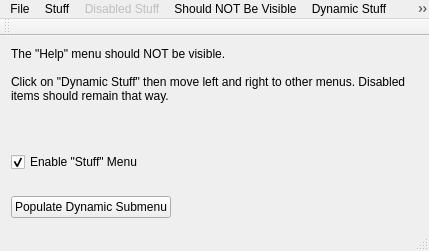
<?xml version="1.0" encoding="UTF-8"?>
<ui version="4.0">
 <class>MainWindow</class>
 <widget class="QMainWindow" name="MainWindow">
  <property name="geometry">
   <rect>
    <x>0</x>
    <y>0</y>
    <width>429</width>
    <height>251</height>
   </rect>
  </property>
  <property name="windowTitle">
   <string>MainWindow</string>
  </property>
  <widget class="QWidget" name="centralWidget">
   <layout class="QVBoxLayout" name="verticalLayout_2">
    <item>
     <layout class="QVBoxLayout" name="verticalLayout">
      <property name="spacing">
       <number>24</number>
      </property>
      <item>
       <widget class="QLabel" name="label">
        <property name="text">
         <string>The &quot;Help&quot; menu should NOT be visible.

Click on &quot;Dynamic Stuff&quot; then move left and right to other menus. Disabled items should remain that way.</string>
        </property>
        <property name="scaledContents">
         <bool>false</bool>
        </property>
        <property name="alignment">
         <set>Qt::AlignLeading|Qt::AlignLeft|Qt::AlignTop</set>
        </property>
        <property name="wordWrap">
         <bool>true</bool>
        </property>
       </widget>
      </item>
      <item>
       <widget class="QCheckBox" name="checkBox">
        <property name="text">
         <string>Enable &quot;Stuff&quot; Menu</string>
        </property>
        <property name="checked">
         <bool>true</bool>
        </property>
       </widget>
      </item>
      <item>
       <widget class="QPushButton" name="pushButton">
        <property name="sizePolicy">
         <sizepolicy hsizetype="Maximum" vsizetype="Fixed">
          <horstretch>0</horstretch>
          <verstretch>0</verstretch>
         </sizepolicy>
        </property>
        <property name="text">
         <string>Populate Dynamic Submenu</string>
        </property>
       </widget>
      </item>
     </layout>
    </item>
   </layout>
  </widget>
  <widget class="QMenuBar" name="menuBar">
   <property name="geometry">
    <rect>
     <x>0</x>
     <y>0</y>
     <width>429</width>
     <height>22</height>
    </rect>
   </property>
   <widget class="QMenu" name="menuStuff">
    <property name="title">
     <string>Stuff</string>
    </property>
    <widget class="QMenu" name="menuSubmenu">
     <property name="title">
      <string>Submenu</string>
     </property>
     <widget class="QMenu" name="menuMore_Submenu_2">
      <property name="title">
       <string>More Submenu</string>
      </property>
      <addaction name="actionMOARH"/>
     </widget>
     <addaction name="actionWith_More_Stuff"/>
     <addaction name="menuMore_Submenu_2"/>
    </widget>
    <widget class="QMenu" name="menuDisabled_Submenu">
     <property name="enabled">
      <bool>false</bool>
     </property>
     <property name="title">
      <string>Disabled Submenu</string>
     </property>
     <widget class="QMenu" name="menuMore_Submenu">
      <property name="title">
       <string>More Submenu</string>
      </property>
      <addaction name="actionShould_be_Disabled_Too"/>
     </widget>
     <addaction name="actionShould_be_Disabled"/>
     <addaction name="menuMore_Submenu"/>
    </widget>
    <addaction name="actionItem"/>
    <addaction name="menuSubmenu"/>
    <addaction name="actionDisabled_Item"/>
    <addaction name="menuDisabled_Submenu"/>
   </widget>
   <widget class="QMenu" name="menuDisabled_Stuff">
    <property name="enabled">
     <bool>false</bool>
    </property>
    <property name="title">
     <string>Disabled Stuff</string>
    </property>
    <widget class="QMenu" name="menuSubmenu_2">
     <property name="title">
      <string>Disabled Submenu</string>
     </property>
     <widget class="QMenu" name="menuSubsubmenu">
      <property name="title">
       <string>Disabled Subsubmenu</string>
      </property>
      <addaction name="actionWith_its_own_Stuff"/>
     </widget>
     <addaction name="actionMore_Disabled_Stuff"/>
     <addaction name="menuSubsubmenu"/>
    </widget>
    <addaction name="actionItem_2"/>
    <addaction name="menuSubmenu_2"/>
   </widget>
   <widget class="QMenu" name="menuShould_NOT_Be_Visible">
    <property name="title">
     <string>Should NOT Be Visible</string>
    </property>
    <addaction name="actionAbout"/>
   </widget>
   <widget class="QMenu" name="menuHelp">
    <property name="title">
     <string>Help</string>
    </property>
    <addaction name="actionAbout_Qt"/>
   </widget>
   <widget class="QMenu" name="menuDynamic_Stuff">
    <property name="title">
     <string>Dynamic Stuff</string>
    </property>
    <widget class="QMenu" name="menuAfter_aboutToShow">
     <property name="title">
      <string>Populated After aboutToShow()</string>
     </property>
    </widget>
    <widget class="QMenu" name="menuOn_Click">
     <property name="title">
      <string>Click Button to Populate</string>
     </property>
    </widget>
    <widget class="QMenu" name="menuPopulated_by_Timer">
     <property name="title">
      <string>Populated by Timer</string>
     </property>
    </widget>
    <addaction name="menuOn_Click"/>
    <addaction name="menuAfter_aboutToShow"/>
    <addaction name="menuPopulated_by_Timer"/>
   </widget>
   <widget class="QMenu" name="menuFile">
    <property name="title">
     <string>File</string>
    </property>
    <addaction name="actionNew"/>
    <addaction name="actionNo_Empty_Spaces_Below"/>
    <addaction name="actionQuit"/>
   </widget>
   <addaction name="menuFile"/>
   <addaction name="menuStuff"/>
   <addaction name="menuDisabled_Stuff"/>
   <addaction name="menuShould_NOT_Be_Visible"/>
   <addaction name="menuDynamic_Stuff"/>
   <addaction name="menuHelp"/>
  </widget>
  <widget class="QToolBar" name="mainToolBar">
   <attribute name="toolBarArea">
    <enum>TopToolBarArea</enum>
   </attribute>
   <attribute name="toolBarBreak">
    <bool>false</bool>
   </attribute>
  </widget>
  <widget class="QStatusBar" name="statusBar"/>
  <action name="actionWith_More_Stuff">
   <property name="text">
    <string>With More Stuff</string>
   </property>
  </action>
  <action name="actionDisabled_Item">
   <property name="enabled">
    <bool>false</bool>
   </property>
   <property name="text">
    <string>Disabled Item</string>
   </property>
  </action>
  <action name="actionItem">
   <property name="text">
    <string>Item</string>
   </property>
  </action>
  <action name="actionShould_be_Disabled">
   <property name="text">
    <string>Should be Disabled</string>
   </property>
  </action>
  <action name="actionShould_be_Disabled_Too">
   <property name="text">
    <string>Should be Disabled Too</string>
   </property>
  </action>
  <action name="actionMOARH">
   <property name="text">
    <string>MOAR!!</string>
   </property>
  </action>
  <action name="actionItem_2">
   <property name="enabled">
    <bool>true</bool>
   </property>
   <property name="text">
    <string>Disabled Item</string>
   </property>
  </action>
  <action name="actionMore_Disabled_Stuff">
   <property name="text">
    <string>More Disabled Stuff</string>
   </property>
  </action>
  <action name="actionWith_its_own_Stuff">
   <property name="text">
    <string>With its own Disabled Stuff</string>
   </property>
  </action>
  <action name="actionAbout">
   <property name="text">
    <string>About</string>
   </property>
  </action>
  <action name="actionAbout_Qt">
   <property name="text">
    <string>About Qt</string>
   </property>
  </action>
  <action name="actionQuit">
   <property name="text">
    <string>Exit</string>
   </property>
  </action>
  <action name="actionNew">
   <property name="text">
    <string>New...</string>
   </property>
  </action>
  <action name="actionNo_Empty_Spaces_Below">
   <property name="text">
    <string>No Empty Spaces Below</string>
   </property>
  </action>
 </widget>
 <layoutdefault spacing="6" margin="11"/>
 <resources/>
 <connections>
  <connection>
   <sender>checkBox</sender>
   <signal>toggled(bool)</signal>
   <receiver>MainWindow</receiver>
   <slot>enableStuffMenu(bool)</slot>
   <hints>
    <hint type="sourcelabel">
     <x>62</x>
     <y>94</y>
    </hint>
    <hint type="destinationlabel">
     <x>72</x>
     <y>73</y>
    </hint>
   </hints>
  </connection>
 </connections>
 <slots>
  <slot>enableStuffMenu(bool)</slot>
 </slots>
</ui>
